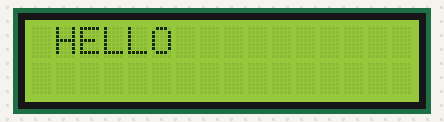
Bench run of a sketch on a simulated Arduino Uno, built with avr-gcc and run on an emulated ATmega328P. On the bench: 16×2 character LCD.

Above: at 0.1 s.
At 1.1 s:
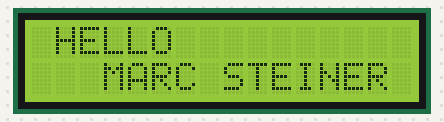

The sketch:

LCD.ino
```cpp
///////////////////////////////////////////////////////////
//LCD GND = Power GND
//LCD VCC = Power 5V
//LCD SDA = Analog In A4
//LCD SCL = Analog In A5
///////////////////////////////////////////////////////////
#include <Wire.h>
#include <LiquidCrystal_I2C.h>

LiquidCrystal_I2C lcd(0x3F,16,2);  // set the LCD address to 0x27 for a 16 chars and 2 line display

void setup()
{
  lcd.init();
  // Print a message to the LCD.
  lcd.backlight();
  lcd.setCursor(1,0);
  lcd.print("HELLO");
  delay(1000);
   lcd.setCursor(3,1);
  lcd.print("MARC STEINER");
}


void loop()
{
}
```
